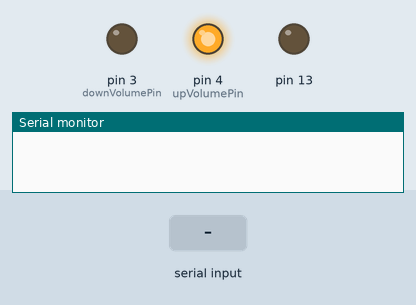
Bench run of a sketch on a simulated Arduino Uno, built with avr-gcc and run on an emulated ATmega328P. On the bench: output pins drawn as LEDs (lit = HIGH), the last lines printed to the serial monitor. The test bench sets the inputs (shaded band).

Above: at 0.1 s.
At 7.4 s:
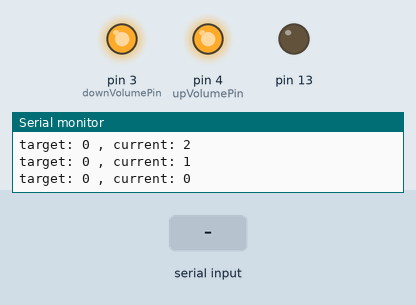
7.5 s: byte 30 received over Serial
At 7.7 s:
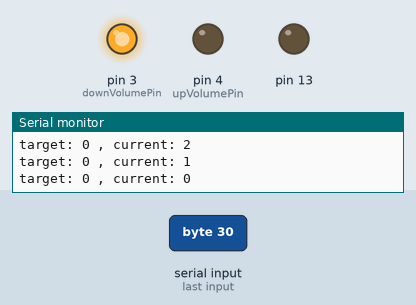
Timing chart, 0 to 15.0 s (numbered marks = the images above; inputs shaded):
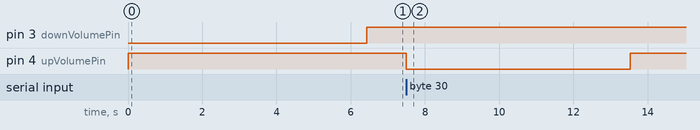

The sketch:

hackBluetooth.ino
```cpp
int downVolumePin = 3;
int upVolumePin = 4;

int targetVolume = 0;
int currentVolume = 32;
const int maxVolume = 32;

const int buttonInterval = 200;
unsigned long buttonStamp = 0;

boolean buttonPressed = false;

void setup() {
  // writing that pin LOW will "press" that button

  pinMode(upVolumePin,OUTPUT);
  pinMode(downVolumePin,OUTPUT);
  digitalWrite(upVolumePin,HIGH);
  digitalWrite(downVolumePin,HIGH);

  pinMode(13,OUTPUT);
  digitalWrite(13,LOW);

  Serial.begin(9600);

  while(currentVolume!=0){
    updateVolume();
  }
}

void loop() {
  while(Serial.available()>0){
    targetVolume = Serial.read();
  }
  updateVolume();
}

void updateVolume(){
  if(!buttonPressed && currentVolume!=targetVolume){
    buttonStamp = millis();
    buttonPressed = true;
    if(currentVolume<targetVolume){
      digitalWrite(upVolumePin,LOW);
      digitalWrite(downVolumePin,HIGH);
      currentVolume++;
      if(currentVolume>maxVolume){
        currentVolume = maxVolume;
      }
    }
    else if(currentVolume>targetVolume){
      digitalWrite(upVolumePin,HIGH);
      digitalWrite(downVolumePin,LOW);
      currentVolume--;
      if(currentVolume<0){
        currentVolume = 0;
      }
    }
  }
  else if(buttonPressed && buttonStamp+buttonInterval<millis()){
    buttonPressed = false;

    digitalWrite(upVolumePin,HIGH);
    digitalWrite(downVolumePin,HIGH);

    Serial.print("target: ");
    Serial.print(targetVolume);
    Serial.print(" , current: ");
    Serial.println(currentVolume);
  }
}
```

Measured:
- after the input at 7.5 s, pin 4 (upVolumePin): HIGH → LOW at once, → HIGH 6.0 s later
